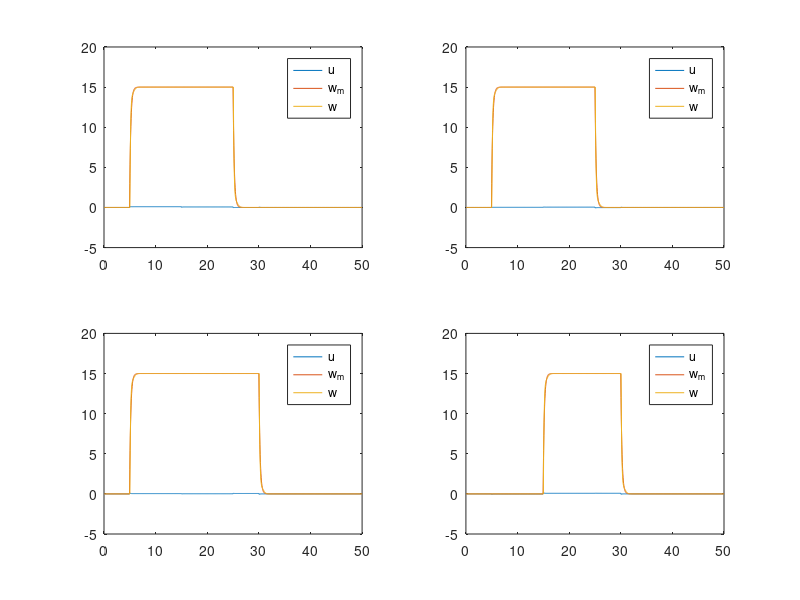

The MATLAB source for this figure:
clear all
%% Model:

nwheel = 4;

% m = 2.2;
% L = 0.085;
% tau_moteur = 0.2;
% gain_moteur = 2*pi*6;
% J = 0.5*m*L^2;
% r = 0.025;
% gear_ratio = 3.2;
% 
% theta = (1:nwheel)*pi/2-pi/4;
% Mc = [-cos(theta') -sin(theta') L*ones(nwheel,1)];
% Mm = diag([1/m 1/m 1/J]);
% 
% Gb = J/tau_moteur;
% Ga = gain_moteur*Gb;
% 
% Ma = Ga*eye(nwheel);
% Mb = Gb*eye(nwheel);
% 
% M1 = Mc*Mm*Mc'*Ma/r;
% M2 = Mc*Mm*Mc'*Mb/r;


M1 = [832.5160 , 348.0510 , 150.7291 , 327.6491;
      486.8178 , 692.4930 , 399.4206 , 117.5622;
      241.0265 , 239.6313 , 761.3489 , 235.5609;
      221.2959 ,  59.1184 , 116.8171 , 702.2684];

M2 = [4.5265  ,  0.2949  ,  1.1064  ,  0.3471;
      1.0369  ,  2.9667  ,  0.8380  ,  0.1454;
      0.1446  ,  0.2892  ,  2.9959  ,  0.2894;
      0.7098  ,  0.1451  ,  0.2896  ,  3.3578];

%% Controller

dt = 1/20;

Kp = 7*eye(nwheel);
Ki = 25*eye(nwheel);

gamma = -1/0.2;

N = 1000;

w_ref = zeros(nwheel,N);
w_ref(1:3,100:500) = 15;
w_ref(3:4,300:600) = 15;

w    = zeros(nwheel,N);
w_m  = zeros(nwheel,N);
u    = zeros(nwheel,N);
err  = zeros(nwheel,N);
errI = zeros(nwheel,N);

for i = 2:N
      
    w(:,i) = w(:,i-1) + (M1*u(:,i-1)-M2*w(:,i-1))*dt + 0*rand(nwheel,1);
    
    w_m(:,i) = w_m(:,i-1)./(1-dt*gamma) - (dt*gamma/(1-dt*gamma)).*w_ref(:,i); % filtered tracking reference

    err(:,i) = w_m(:,i) - w(:,i); % Tracking error
    errI(:,i) = errI(:,i-1) + err(:,i)*dt;
    
    PI_action = Kp*err(:,i) + Ki*errI(:,i);
    u(:,i) = M1\( gamma*(w_m(:,i)-w_ref(:,i)) + M2*w(:,i) + PI_action);
    u(u(:,i) > 1,i) = 1;
    u(u(:,i) < -1,i) = -1;

end


figure(3)

t = (1:N)*dt;

subplot(2,2,1)
plot(t, u(1,:)), hold on
plot(t, w_m(1,:))
plot(t, w(1,:)), hold off
legend('u','w_m','w')

subplot(2,2,2)
plot(t, u(2,:)), hold on
plot(t, w_m(2,:))
plot(t, w(2,:)), hold off
legend('u','w_m','w')

subplot(2,2,3)
plot(t, u(3,:)), hold on
plot(t, w_m(3,:))
plot(t, w(3,:)), hold off
legend('u','w_m','w')

subplot(2,2,4)
plot(t, u(4,:)), hold on
plot(t, w_m(4,:))
plot(t, w(4,:)), hold off
legend('u','w_m','w')
